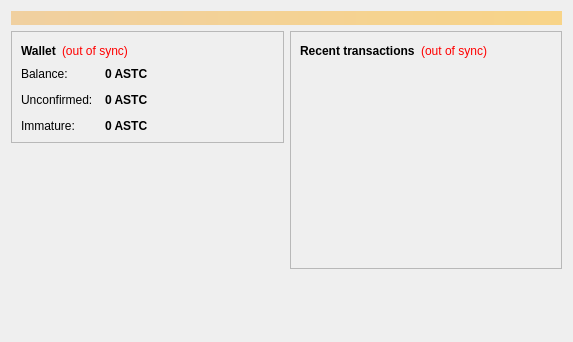
<?xml version="1.0" encoding="UTF-8"?>
<ui version="4.0">
 <class>OverviewPage</class>
 <widget class="QWidget" name="OverviewPage">
  <property name="geometry">
   <rect>
    <x>0</x>
    <y>0</y>
    <width>573</width>
    <height>342</height>
   </rect>
  </property>
  <property name="windowTitle">
   <string>Form</string>
  </property>
  <layout class="QVBoxLayout" name="topLayout">
   <item>
    <widget class="QLabel" name="labelAlerts">
     <property name="visible">
      <bool>false</bool>
     </property>
     <property name="styleSheet">
      <string notr="true">background-color: qlineargradient(x1: 0, y1: 0, x2: 1, y2: 0, stop:0 #F0D0A0, stop:1 #F8D488); color:#000000;</string>
     </property>
     <property name="wordWrap">
      <bool>true</bool>
     </property>
     <property name="margin">
      <number>3</number>
     </property>
    </widget>
   </item>
   <item>
    <layout class="QHBoxLayout" name="horizontalLayout" stretch="1,1">
     <item>
      <layout class="QVBoxLayout" name="verticalLayout_2">
       <item>
        <widget class="QFrame" name="frame">
         <property name="frameShape">
          <enum>QFrame::StyledPanel</enum>
         </property>
         <property name="frameShadow">
          <enum>QFrame::Raised</enum>
         </property>
         <layout class="QVBoxLayout" name="verticalLayout_4">
          <item>
           <layout class="QHBoxLayout" name="horizontalLayout_4">
            <item>
             <widget class="QLabel" name="label_5">
              <property name="font">
               <font>
                <weight>75</weight>
                <bold>true</bold>
               </font>
              </property>
              <property name="text">
               <string>Wallet</string>
              </property>
             </widget>
            </item>
            <item>
             <widget class="QLabel" name="labelWalletStatus">
              <property name="toolTip">
               <string>The displayed information may be out of date. Your wallet automatically synchronizes with the Asteriacoin network after a connection is established, but this process has not completed yet.</string>
              </property>
              <property name="styleSheet">
               <string notr="true">QLabel { color: red; }</string>
              </property>
              <property name="text">
               <string notr="true">(out of sync)</string>
              </property>
              <property name="alignment">
               <set>Qt::AlignLeading|Qt::AlignLeft|Qt::AlignVCenter</set>
              </property>
             </widget>
            </item>
            <item>
             <spacer name="horizontalSpacer_2">
              <property name="orientation">
               <enum>Qt::Horizontal</enum>
              </property>
              <property name="sizeHint" stdset="0">
               <size>
                <width>40</width>
                <height>20</height>
               </size>
              </property>
             </spacer>
            </item>
           </layout>
          </item>
          <item>
           <layout class="QFormLayout" name="formLayout_2">
            <property name="fieldGrowthPolicy">
             <enum>QFormLayout::AllNonFixedFieldsGrow</enum>
            </property>
            <property name="horizontalSpacing">
             <number>12</number>
            </property>
            <property name="verticalSpacing">
             <number>12</number>
            </property>
            <item row="0" column="0">
             <widget class="QLabel" name="label">
              <property name="text">
               <string>Balance:</string>
              </property>
             </widget>
            </item>
            <item row="0" column="1">
             <widget class="QLabel" name="labelBalance">
              <property name="font">
               <font>
                <weight>75</weight>
                <bold>true</bold>
               </font>
              </property>
              <property name="cursor">
               <cursorShape>IBeamCursor</cursorShape>
              </property>
              <property name="toolTip">
               <string>Your current balance</string>
              </property>
              <property name="text">
               <string notr="true">0 ASTC</string>
              </property>
              <property name="textInteractionFlags">
               <set>Qt::LinksAccessibleByMouse|Qt::TextSelectableByKeyboard|Qt::TextSelectableByMouse</set>
              </property>
             </widget>
            </item>
            <item row="1" column="0">
             <widget class="QLabel" name="label_3">
              <property name="text">
               <string>Unconfirmed:</string>
              </property>
             </widget>
            </item>
            <item row="1" column="1">
             <widget class="QLabel" name="labelUnconfirmed">
              <property name="font">
               <font>
                <weight>75</weight>
                <bold>true</bold>
               </font>
              </property>
              <property name="cursor">
               <cursorShape>IBeamCursor</cursorShape>
              </property>
              <property name="toolTip">
               <string>Total of transactions that have yet to be confirmed, and do not yet count toward the current balance</string>
              </property>
              <property name="text">
               <string notr="true">0 ASTC</string>
              </property>
              <property name="textInteractionFlags">
               <set>Qt::LinksAccessibleByMouse|Qt::TextSelectableByKeyboard|Qt::TextSelectableByMouse</set>
              </property>
             </widget>
            </item>
            <item row="2" column="0">
             <widget class="QLabel" name="labelImmatureText">
              <property name="text">
               <string>Immature:</string>
              </property>
             </widget>
            </item>
            <item row="2" column="1">
             <widget class="QLabel" name="labelImmature">
              <property name="font">
               <font>
                <weight>75</weight>
                <bold>true</bold>
               </font>
              </property>
              <property name="toolTip">
               <string>Mined balance that has not yet matured</string>
              </property>
              <property name="text">
               <string notr="true">0 ASTC</string>
              </property>
              <property name="textInteractionFlags">
               <set>Qt::LinksAccessibleByMouse|Qt::TextSelectableByKeyboard|Qt::TextSelectableByMouse</set>
              </property>
             </widget>
            </item>
           </layout>
          </item>
         </layout>
        </widget>
       </item>
       <item>
        <spacer name="verticalSpacer">
         <property name="orientation">
          <enum>Qt::Vertical</enum>
         </property>
         <property name="sizeHint" stdset="0">
          <size>
           <width>20</width>
           <height>40</height>
          </size>
         </property>
        </spacer>
       </item>
      </layout>
     </item>
     <item>
      <layout class="QVBoxLayout" name="verticalLayout_3">
       <item>
        <widget class="QFrame" name="frame_2">
         <property name="frameShape">
          <enum>QFrame::StyledPanel</enum>
         </property>
         <property name="frameShadow">
          <enum>QFrame::Raised</enum>
         </property>
         <layout class="QVBoxLayout" name="verticalLayout">
          <item>
           <layout class="QHBoxLayout" name="horizontalLayout_2">
            <item>
             <widget class="QLabel" name="label_4">
              <property name="text">
               <string>&lt;b&gt;Recent transactions&lt;/b&gt;</string>
              </property>
             </widget>
            </item>
            <item>
             <widget class="QLabel" name="labelTransactionsStatus">
              <property name="toolTip">
               <string>The displayed information may be out of date. Your wallet automatically synchronizes with the Asteriacoin network after a connection is established, but this process has not completed yet.</string>
              </property>
              <property name="styleSheet">
               <string notr="true">QLabel { color: red; }</string>
              </property>
              <property name="text">
               <string notr="true">(out of sync)</string>
              </property>
              <property name="alignment">
               <set>Qt::AlignRight|Qt::AlignTrailing|Qt::AlignVCenter</set>
              </property>
             </widget>
            </item>
            <item>
             <spacer name="horizontalSpacer">
              <property name="orientation">
               <enum>Qt::Horizontal</enum>
              </property>
              <property name="sizeHint" stdset="0">
               <size>
                <width>40</width>
                <height>20</height>
               </size>
              </property>
             </spacer>
            </item>
           </layout>
          </item>
          <item>
           <widget class="QListView" name="listTransactions">
            <property name="styleSheet">
             <string notr="true">QListView { background: transparent; }</string>
            </property>
            <property name="frameShape">
             <enum>QFrame::NoFrame</enum>
            </property>
            <property name="verticalScrollBarPolicy">
             <enum>Qt::ScrollBarAlwaysOff</enum>
            </property>
            <property name="horizontalScrollBarPolicy">
             <enum>Qt::ScrollBarAlwaysOff</enum>
            </property>
            <property name="selectionMode">
             <enum>QAbstractItemView::NoSelection</enum>
            </property>
           </widget>
          </item>
         </layout>
        </widget>
       </item>
       <item>
        <spacer name="verticalSpacer_2">
         <property name="orientation">
          <enum>Qt::Vertical</enum>
         </property>
         <property name="sizeHint" stdset="0">
          <size>
           <width>20</width>
           <height>40</height>
          </size>
         </property>
        </spacer>
       </item>
      </layout>
     </item>
    </layout>
   </item>
  </layout>
 </widget>
 <resources/>
 <connections/>
</ui>
